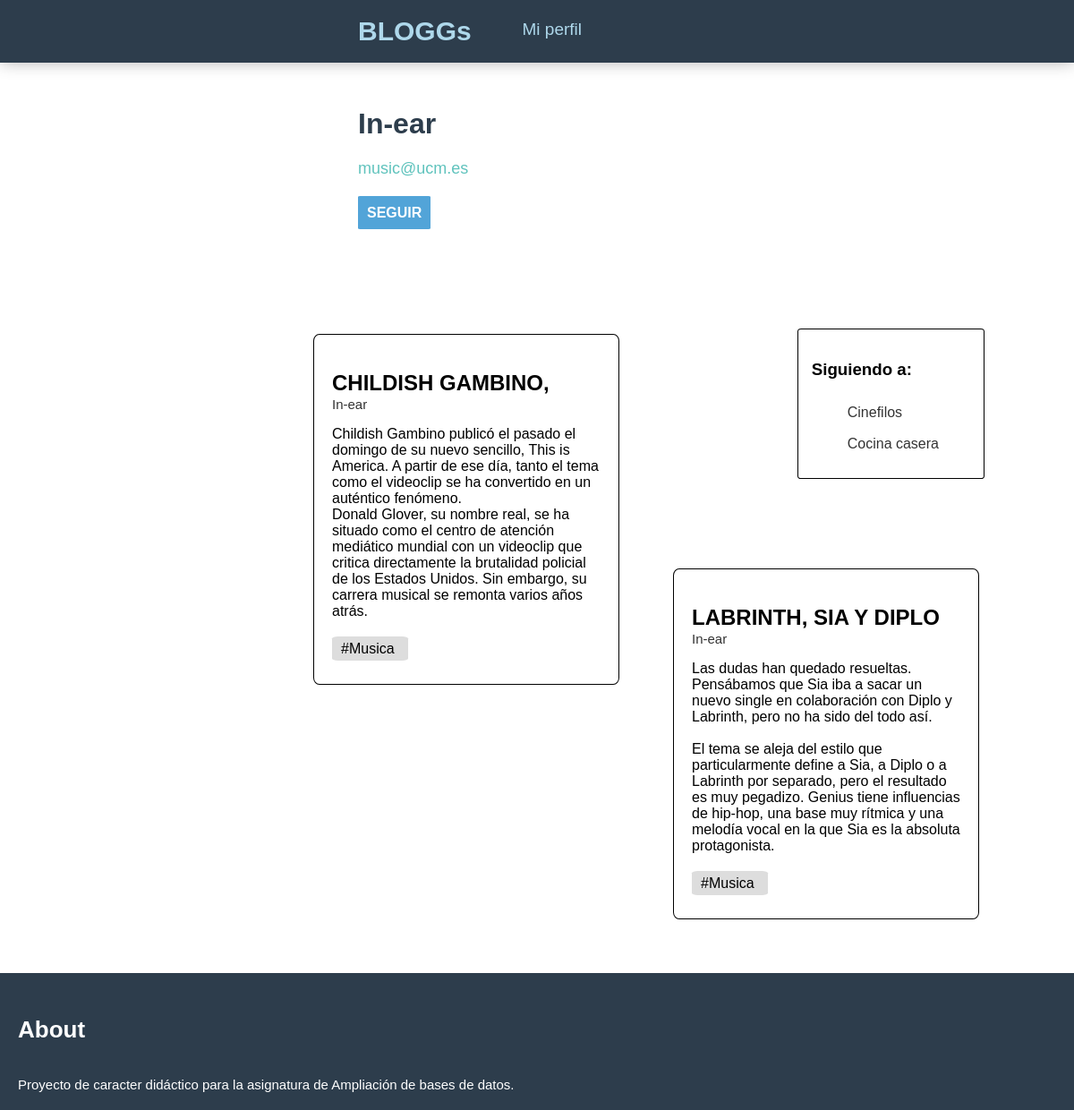
Screenshot of /views/profile.php?mail=music@ucm.es with the database file from the repository.
### tables this page shows
CREATE TABLE `user` (
  `mail` varchar(100) NOT NULL,
  `password` varchar(100) NOT NULL,
  `blogname` varchar(100) NOT NULL
);

CREATE TABLE `following` (
  `id_follow` int(11) NOT NULL,
  `mail_1` varchar(100) NOT NULL,
  `mail_2` varchar(100) NOT NULL
);

CREATE TABLE `post` (
  `id_post` int(11) NOT NULL,
  `title` varchar(500) NOT NULL,
  `mail` varchar(100) NOT NULL,
  `id_category` tinyint(4) NOT NULL,
  `ptext` text NOT NULL
);

CREATE TABLE `categories` (
  `id_category` tinyint(4) NOT NULL,
  `value` varchar(100) NOT NULL
);

### models/usuario.php (called while the page is built, shortened)
<?php
require_once 'entidadBase.php';
class Usuario extends EntidadBase {
    private $mail;
    private $nombre;
    public function __construct(){
		    $this->table = "user";
        $class = "Usuario";
    }
    public function getMail() {
        return $this->mail;
    }
    public function setMail($mail) {
        $this->mail = $mail;
    }
    public function getNombre() {
        return $this->nombre;
    }
    public function setNombre($nombre) {
        $this->nombre = $nombre;
    }
    public function load($mail){
      $req=$this->db()->query("SELECT * FROM user WHERE mail = '".$mail."'");
  	}
    public function getFollowers(){
      $req=$this->db()->query($sql = "SELECT * FROM following
        JOIN user on(following.mail_2 = user.mail)
        WHERE mail_1  = '".$this->getMail()."'");
      return $this->showData($req);
    }
}
?>

### config/conectar.php (called while the page is built, shortened)
<?php
class Conectar{
    private $servername, $username, $password, $database, $driver;
    public function __construct() {
		$ini_array = parse_ini_file("entorno.ini", true);
		if($ini_array==null)
			throw new Exception('MySQL: Error al abrir entorno configuración para conexión BBDD');
		else{
			$this->servername=$ini_array['BLOGGS']['servername'];
			$this->username=$ini_array['BLOGGS']['username'];
			$this->password=$ini_array['BLOGGS']['password'];
			$this->database=$ini_array['BLOGGS']['database'];
		  }
    }
    public function getConexion(){
        if($this->driver=="mysql" || $this->driver==null){
        	$db = new mysqli($this->servername, $this->username, $this->password, $this->database);
        }
        return $db;
    }
}
?>

### models/entidadBase.php (called while the page is built, shortened)
<?php
require_once $_SERVER['DOCUMENT_ROOT']."/config/conectar.php";
class EntidadBase{
    private $db;
    public function db() {
        return $this->db;
    }
    public function __construct($table, $class) {
    		try{
    			$conectar=new Conectar();
    			$this->db=$conectar->getConexion();
    		}catch(Excepcion $e){
    			error_log("MySQL: Code: ".$e->getCode(). " Desc: " .$e->getMessage() ,0);
    			throw new Exception($e);
    		}
    }
	protected function showData($resultSet){
		$filas= array();
		while ($fila = $resultSet->fetch_assoc())
			$filas[] = $fila;
    return $filas;
	}
}
?>

### views/profile.php (the view, shortened to what this page needs)
<!DOCTYPE html>
<head>
  <link rel="stylesheet" type="text/css" href="../css/postlist.css" />
  <link rel="stylesheet" type="text/css" href="../css/profile.css" />
<?php
      require './layout/head.php';
      require '../models/postslist.php';
      require '../models/usuario.php';
      if(!isset($_SESSION['mail']) && !isset($_GET['mail'])){
        header("Location: ../views/login.php");
      }
      else if(!isset($_SESSION['mail']) && isset($_GET['mail'])){
        $usermail = $_GET['mail'];
        $boton = '<a href="../views/login.php" id=prnewpost>SEGUIR</a>';
      }
      $user=new Usuario();
      $user->load($usermail);
      $fol = $user->getFollowers();
      $followers=count($fol);
      $height=80+$followers*28;
echo '<title>'.$user->getNombre().'</title>'.
'</head><body>'.
'<div id=prheader>'.
  '<h1 id=prtitle>'.$user->getNombre().'</h1>'.
  '<h2 id=prmail>'.$user->getMail().'</h2>'.
  $boton.
'</div>';
echo '<div id=following style="height:'.$height.'px">';
echo  '<h3>Siguiendo a:</h3>';
echo  '<ul>';
  $i =0;
  while($i<$followers){
    echo '<a class=follower href="../views/profile.php?mail='.$fol[$i]['mail_2'].'
    "><li>'
    .$fol[$i]['blogname'].
    '</li></a>';
    $i++;
  }
  ?>
</ul>
</div>
<?php
$lista = new PostsList();
$lista->perfil($user->getMail());
?>
<?php require './layout/foot_page.php';?>
</body>

### models/postslist.php (shortened to what this page needs)
<?php
require_once 'entidadBase.php';
class PostsList extends EntidadBase {
  public function perfil($mail){
    $req=$this->db()->query("SELECT * FROM post JOIN categories on(post.id_category = categories.id_category)
                                JOIN user on(user.mail = post.mail) WHERE post.mail= '".$mail."'");
    $filas = $this->showData($req);
    $this->showAllList($filas);
  }
  private function showAllList($filas){
    $posts=count($filas);
    $height=600+(floor(($posts-1)/3))*450;
    echo '<div id=topentradas style="height:'.$height.'px">';
    echo '<ul>';
          $i =0;
          while($i<$posts){
            echo '<a href="../views/viewpost.php?id='.$filas[$i]['id_post'].'" style="text-decoration:none;color:black;"><li class=ipost style="float: left;">';
            echo '<h2 class=ptitle>'.$filas[$i]['title'].'</h2>';
            echo '<p class=psubtitle>'.$filas[$i]['blogname'].'</p>';
            echo '<p class=ptext>'.$filas[$i]['ptext'].'</p>';
            echo '<a href"" class=postcat>#'.$filas[$i]['value'].'</a>';
            echo '</li></a>';
            $i++;
          }
    echo '</ul></div>';
  }
}
?>

### css/postlist.css (style rules this page uses)
#topentradas { margin-left: 300px; margin-top: 100px; padding: 10px; }
.ipost { height: 350px; width: 300px; margin-right: 60px; margin-bottom: 60px; border-color: black; border-radius: 2%; border-width: 0.5px; border-style: solid; display: inline; list-style-type: none; padding: 20px; }
.postcat { padding-left: 10px; padding-right: 15px; padding-top: 5px; padding-bottom: 5px; background-color: #ddd; border-radius: 8% }
.ptitle { margin-bottom: 0; max-height: 27px; overflow: hidden; }
.psubtitle { margin-top: 2px; color: #333; font-size: 15px; }
.ptext { max-height: 215px; overflow: hidden; margin-bottom: 25px; }

### css/profile.css (style rules this page uses)
body { margin: 0px; font-family:sans-serif; }
#following { float: right; margin-top: 120px; margin-right: 100px; margin-bottom: 100px; border-style: solid; padding: 15px; border-radius: 2%; border-width: 1px; padding-right: 50px; }
.follower { list-style-type: none; line-height: 35px; text-decoration:none; color: #333; }
#prheader { margin-left: 400px; margin-top: 50px; }
#prtitle { user-select: none; color: #2d3d4c; }
#prmail { font-size: 18px; text-decoration:none; user-select: none; font-weight: lighter; color:#60c3bd; margin-bottom: 30px; }
#prnewpost { text-decoration:none; color: white; padding: 10px; font-weight: bold; background-color: #52a4d8; border-radius: 3%; }

### rows the page displays
user: blogname "In-ear", mail "music@ucm.es"
following: mail_2.blogname "Cinefilos"
following: mail_2.blogname "Cocina casera"
post: title "CHILDISH GAMBINO,…", user.blogname "In-ear", ptext "Childish Gambino publicó el pasado el domingo de su nuevo sencillo, This is America. A partir de ese día, tanto el tema como el videoclip se ha convertido en un auténtico fenómeno. Donald Glover, su nombre real, se ha situado como el centro de atención mediático mundial con un videoclip que critica directamente la brutalidad policial de los Estados Unidos. Sin embargo, su carrera musical se remonta varios años atrás.", id_category.value "Musica"
post: title "LABRINTH, SIA Y DIPLO…", user.blogname "In-ear", ptext "Las dudas han quedado resueltas. Pensábamos que Sia iba a sacar un nuevo single en colaboración con Diplo y Labrinth, pero no ha sido del todo así. El tema se aleja del estilo que particularmente define a Sia, a Diplo o a Labrinth por separado, pero el resultado es muy pegadizo. Genius tiene influencias de hip-hop, una base muy rítmica y una melodía vocal en la que Sia es la absoluta protagonista.", id_category.value "Musica"
